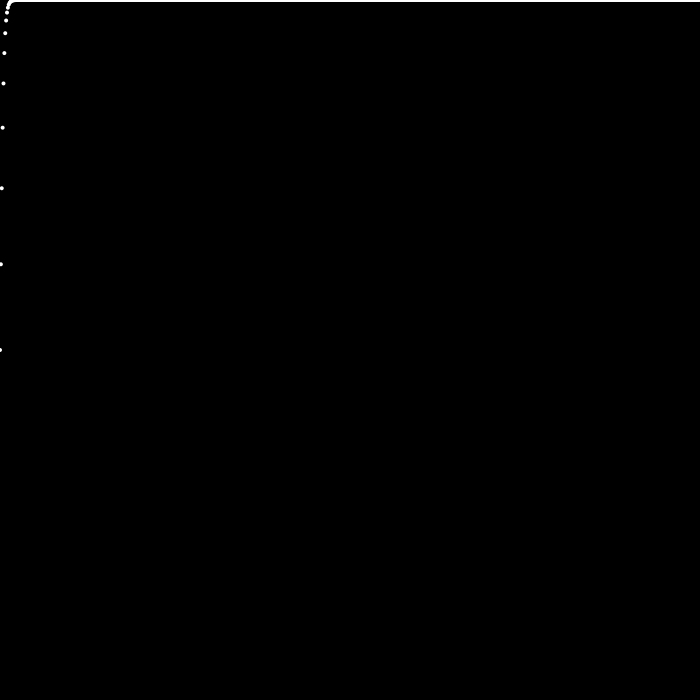
Frame 1 (no input)
Frame 60 (the mouse pressed at the canvas centre just before this capture): identical to frame 1, image omitted
Frame 120 (the mouse held since frame 60 and released just before this capture): identical to frame 1, image omitted

The Processing sketch that drew this single still picture (run headless with seeded random() and noise(); from frame 60 on, the mouse is pressed at the canvas centre):

// Processing sketch: itp_function_plot
// ── itp_function_plot.pde


void setup() {
  size(700, 700);    
}

float threshold = 0.0;
float alpha = 0.01;

float f(float x) {
  return 1.0 / (1.0 + exp(-4.0 * (x - threshold) / alpha));
}

float res = 800.0;
void draw() {
  background(0);
  noStroke();
  fill(255);
  for (float x = 0.0; x <= 1.0; x += 1.0 / res) {
     float y = f(x);
     ellipse(x * width, (1 - y) * height, 4, 4);
  }
}

void mouseMoved() {
   threshold = float(mouseX) / width; 
   alpha = sqrt(height) / (mouseY + 10.0);
}
